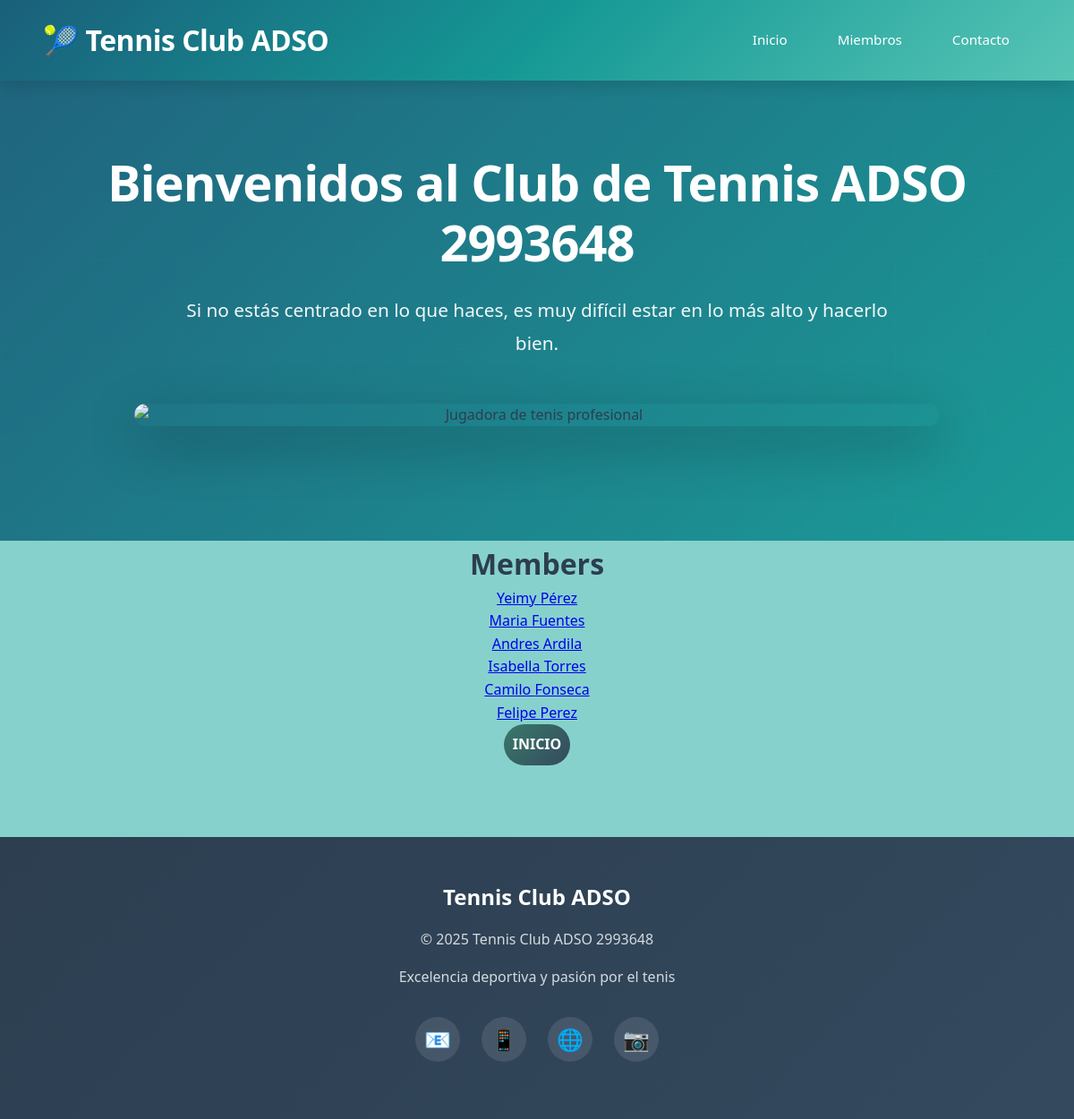
/members/, run on an earlier commit of the app's database.
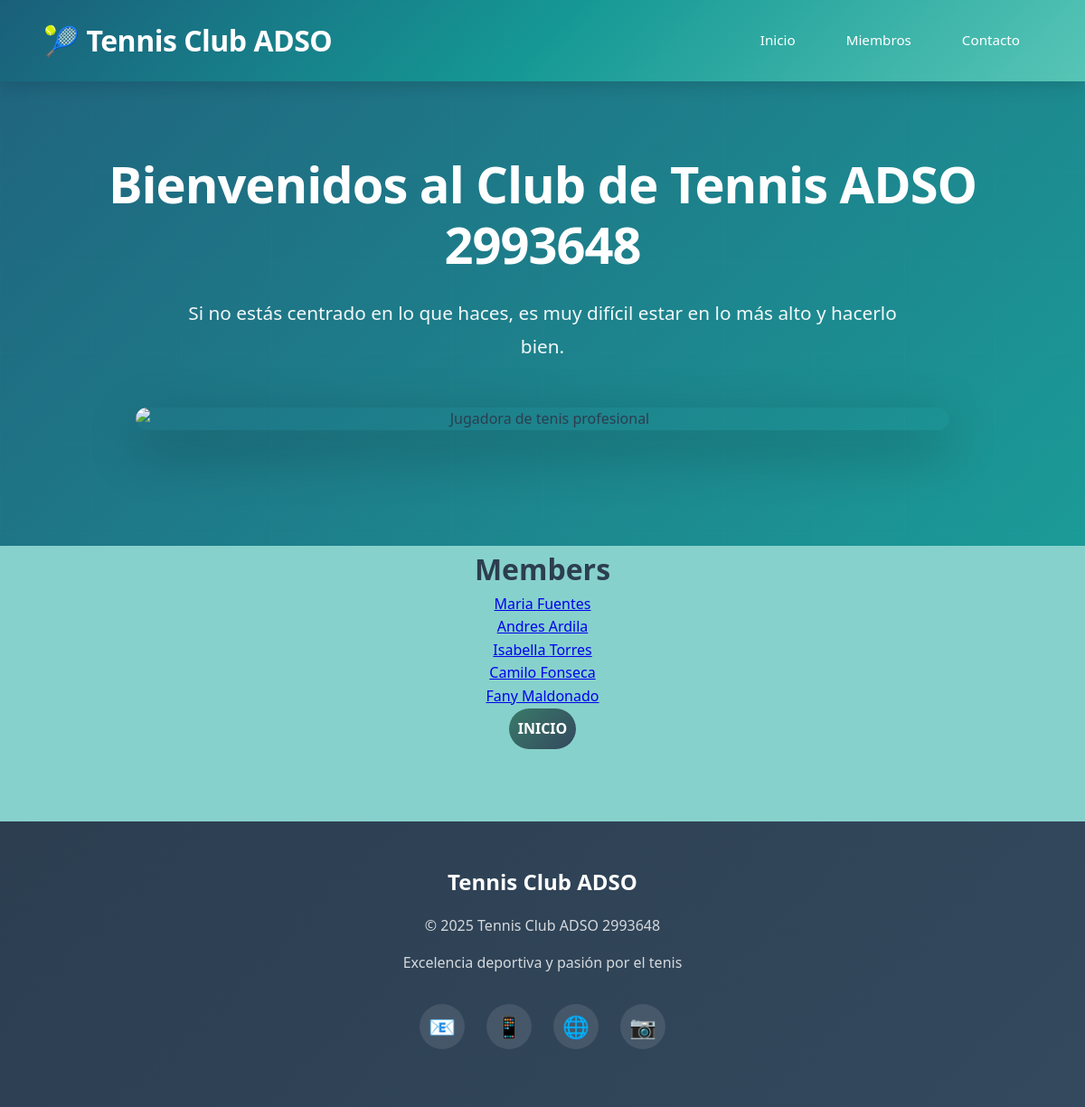
And on a later commit of the database.
### members/models.py (models this page shows, shortened)
class Member(models.Model):
    firstname = models.CharField(max_length=255)
    lastname = models.CharField(max_length=255)
    phone = models.IntegerField(null=True)
    joined_date = models.DateField(null=True)
    email = models.EmailField(max_length=255, null=True)
    gender = models.CharField(max_length=100, null=True)
    registration_time = models.DateTimeField(auto_now_add=True, null=True)

### members/views.py (the view)
# urls.py: path("members/", views.members, name="members"),
def members(request):
    mymembers = Member.objects.all().values()
    template = loader.get_template("all_members.html")
    context = {
        "mymembers": mymembers,
    }
    return HttpResponse(template.render(context, request))

### members/templates/all_members.html (shortened to what this page needs)
{% extends "master.html" %}
{% block content %}
<center>
<h1>Members</h1>
<ul>
    {% for x in mymembers %}
        <li><a href="details/{{ x.id }}">{{ x.firstname }} {{ x.lastname }}</a></li>
        {% endfor %}
</ul>
<a href="/" class="cta-button">INICIO</a>
</center>
{% endblock %}

What changed in the data, as far as the page shows it:
removed Member: firstname "Yeimy", lastname "Pérez"
removed Member: firstname "Felipe", lastname "Perez"
added Member: firstname "Fany", lastname "Maldonado"
